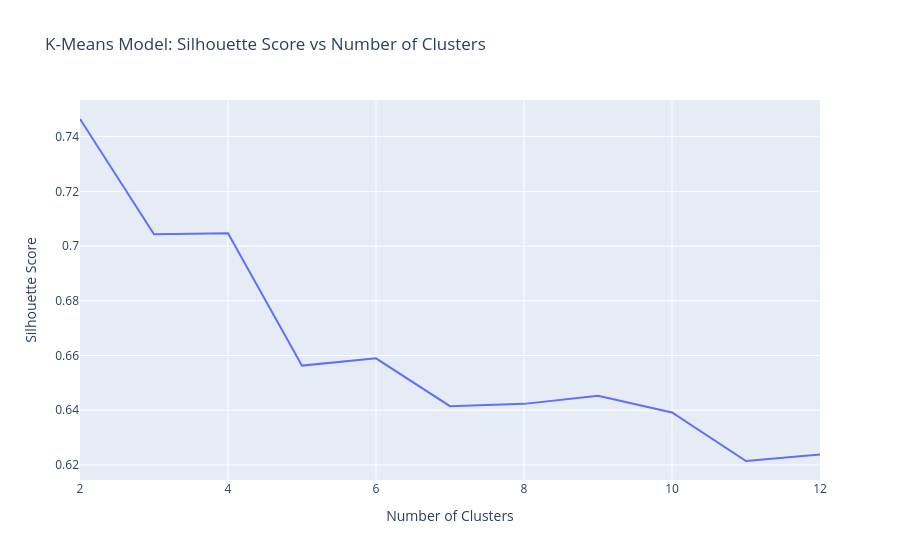

Notebook code cell kept with this figure:
### Markdown cell above
19. Plot silhouette score vs jumlah klaster.

### Code cell
# Create a line plot of silhouette_scores vs n_clusters
fig = px.line(
    x=n_clusters,
    y=silhouette_scores,
    title="K-Means Model: Silhouette Score vs Number of Clusters"
)
# Set x-axis to "Number of Clusters", y-axis to "Silhouette Score"
fig.update_layout(
    xaxis_title="Number of Clusters",
    yaxis_title="Silhouette Score"
)
fig.show()

### Figure 1 — Plotly figure (JSON) as saved in the notebook; plotly's stock layout.template omitted (floating-point values rounded to 4 significant figures)
{"data": [{"hovertemplate": "x=%{x}<br>y=%{y}<extra></extra>", "legendgroup": "", "line": {"color": "#636efa", "dash": "solid"}, "marker": {"symbol": "circle"}, "mode": "lines", "name": "", "orientation": "v", "showlegend": false, "type": "scatter", "x": [2, 3, 4, 5, 6, 7, 8, 9, 10, 11, 12], "xaxis": "x", "y": [0.7465, 0.7043, 0.7047, 0.6563, 0.659, 0.6415, 0.6423, 0.6453, 0.6392, 0.6214, 0.6238], "yaxis": "y"}], "layout": {"legend": {"tracegroupgap": 0}, "title": {"text": "K-Means Model: Silhouette Score vs Number of Clusters"}, "xaxis": {"anchor": "y", "domain": [0, 1], "title": {"text": "Number of Clusters"}}, "yaxis": {"anchor": "x", "domain": [0, 1], "title": {"text": "Silhouette Score"}}}}
